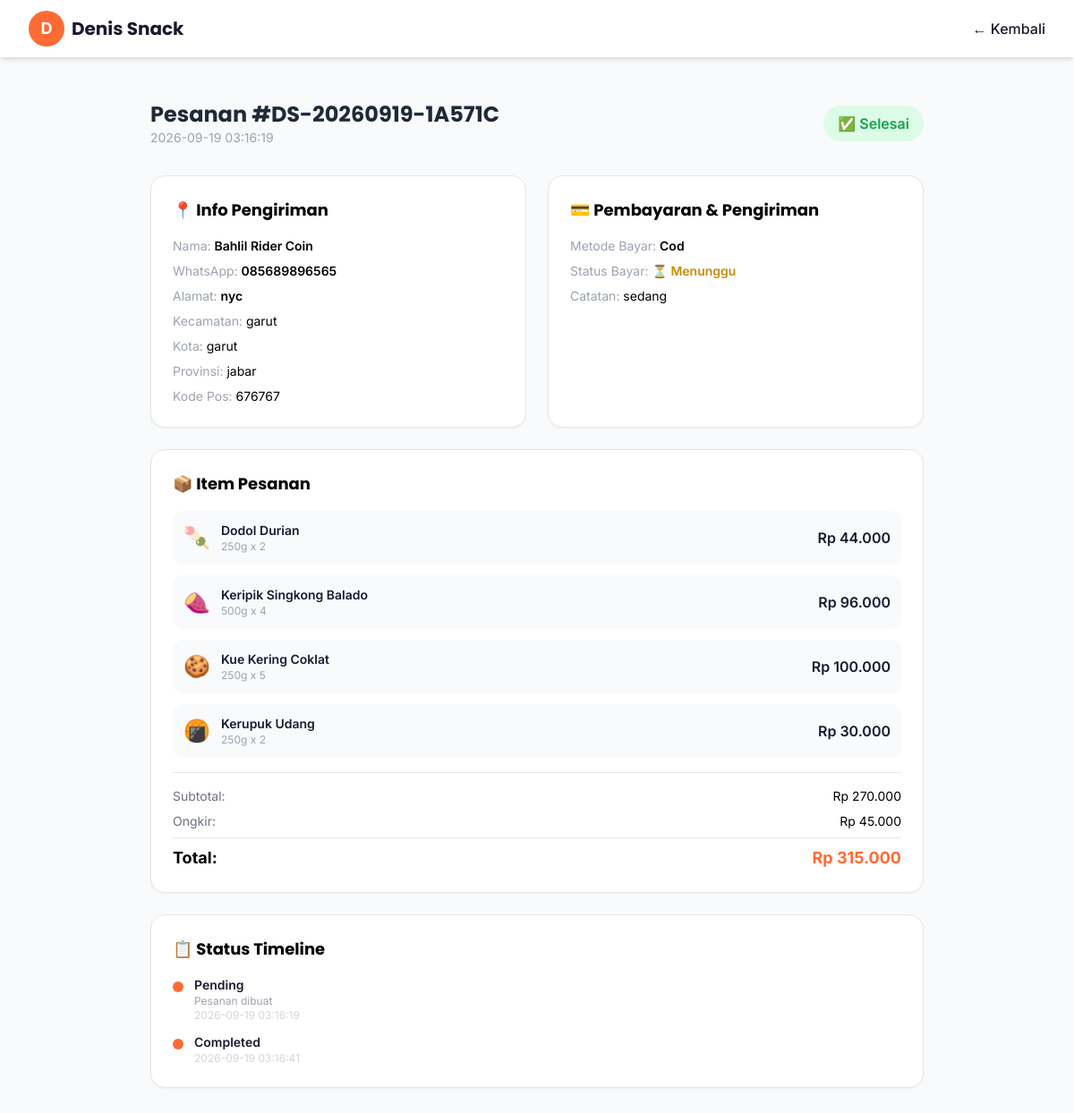
The page /my-orders/5 (signed in) on the database its author committed.
### tables this page shows
CREATE TABLE orders (
        id INTEGER PRIMARY KEY AUTOINCREMENT,
        invoice_no TEXT,
        customer_id INTEGER,
        customer_name TEXT NOT NULL,
        phone TEXT NOT NULL,
        address TEXT,
        district TEXT,
        city TEXT,
        province TEXT,
        postal_code TEXT,
        items TEXT NOT NULL,
        subtotal INTEGER NOT NULL DEFAULT 0,
        shipping_cost INTEGER DEFAULT 0,
        discount INTEGER DEFAULT 0,
        total INTEGER NOT NULL,
        notes TEXT,
        status TEXT DEFAULT 'pending',
        payment_method TEXT,
        payment_status TEXT DEFAULT 'unpaid',
        payment_proof TEXT,
        payment_date TIMESTAMP,
        courier TEXT,
        tracking_number TEXT,
        shipping_status TEXT DEFAULT 'pending',
        shipped_at TIMESTAMP,
        delivered_at TIMESTAMP,
        created_at TIMESTAMP DEFAULT CURRENT_TIMESTAMP,
        updated_at TIMESTAMP DEFAULT CURRENT_TIMESTAMP,
        FOREIGN KEY (customer_id) REFERENCES customers(id) ON DELETE SET NULL
    );

CREATE TABLE order_status_logs (
        id INTEGER PRIMARY KEY AUTOINCREMENT,
        order_id INTEGER NOT NULL,
        old_status TEXT,
        new_status TEXT NOT NULL,
        note TEXT,
        created_at TIMESTAMP DEFAULT CURRENT_TIMESTAMP,
        FOREIGN KEY (order_id) REFERENCES orders(id) ON DELETE CASCADE
    );

### app.py (the view)
@app.route('/my-orders/<int:order_id>')
def customer_order_detail(order_id):
    if not session.get('customer_id'):
        return redirect(url_for('customer_login'))
    conn = get_db()
    order = conn.execute("SELECT * FROM orders WHERE id=? AND customer_id=?", (order_id, session['customer_id'])).fetchone()
    if not order:
        conn.close()
        return redirect(url_for('customer_profile'))
    logs = conn.execute("SELECT * FROM order_status_logs WHERE order_id=? ORDER BY created_at", (order_id,)).fetchall()
    settings = get_settings()
    conn.close()
    return render_template('customer_order_detail.html', order=order, logs=logs, settings=settings)

### app.py (called while the page is built, shortened)
@app.template_filter('fromjson')
def fromjson_filter(s):
    try: return json.loads(s)
    except: return []

def get_db():
    conn = sqlite3.connect(DB_PATH, timeout=10)
    conn.row_factory = sqlite3.Row
    conn.execute("PRAGMA foreign_keys = ON")
    conn.execute("PRAGMA busy_timeout = 5000")
    return conn

def get_settings():
    now = time.time()
    if _settings_cache['data'] is not None and now - _settings_cache['ts'] < 2:
        return _settings_cache['data']

def _norm_color(value, default):
    v = str(value or '').strip()
    if len(v) == 7 and v[0] == '#' and all(c in COLOR_VALID for c in v[1:]):
        return v
    if len(v) == 6 and all(c in COLOR_VALID for c in v):
        return '#' + v
    return default

def get_theme():
    s = get_settings()
    theme = {}
    for k, v in THEME_DEFAULTS.items():
        theme[k] = s.get('theme_' + k, v)
    for c in ('primary', 'secondary', 'accent', 'dark', 'light', 'success', 'info'):
        theme[c] = _norm_color(theme[c], THEME_DEFAULTS[c])
    if theme['font_scale'] not in ('small', 'normal', 'large'):
        theme['font_scale'] = 'normal'
    theme['product_cols'] = theme['product_cols'] if theme['product_cols'] in ('2', '3', '4') else '4'
    theme['body_class'] = 'theme-btn-{} theme-card-{} theme-font-{}'.format(
        theme['button_style'], theme['card_style'], theme['font_scale'])
    theme['body_class'] += ' theme-anim-off' if theme.get('animation') != '1' else ''
    return theme

@app.context_processor
def inject_globals():
    return {'theme': get_theme(), 'settings': get_settings()}

### templates/customer_order_detail.html (shortened to what this page needs)
<!DOCTYPE html>
<html lang="id">
<head>
    <script src="https://cdn.tailwindcss.com"></script>
</head>
<body class="bg-gray-50 min-h-screen {{ theme.body_class }}">
    <nav class="bg-white shadow-md sticky top-0 z-50">
        <div class="max-w-7xl mx-auto px-4 sm:px-6 lg:px-8">
            <div class="flex justify-between items-center h-16">
                <a href="/" class="flex items-center gap-2"><div class="w-10 h-10 bg-primary rounded-full flex items-center justify-center overflow-hidden">{% if theme.logo_type == 'image' and theme.logo_image %}<img src="/uploads/{{ theme.logo_image }}" alt="logo" class="w-full h-full object-cover">{% else %}<span class="text-white font-bold text-lg">{{ theme.logo_text or 'D' }}</span>{% endif %}</div><span class="font-display font-bold text-xl text-dark">{{ settings.get('shop_name', 'Denis Snack') }}</span></a>
                <div class="flex items-center gap-4"><a href="/profile" class="text-dark hover:text-primary font-medium">← Kembali</a></div>
            </div>
        </div>
    </nav>
    <main class="max-w-4xl mx-auto px-4 py-12">
        <div class="flex flex-col sm:flex-row justify-between items-start sm:items-center gap-4 mb-8">
            <div>
                <h1 class="font-display text-2xl font-bold text-gray-800">Pesanan #{{ order.invoice_no or order.id }}</h1>
                <p class="text-gray-400 text-sm">{{ order.created_at }}</p>
            </div>
            <div class="flex gap-2">
                {% if order.status == 'pending' %}<span class="bg-yellow-100 text-yellow-600 px-4 py-2 rounded-full font-semibold">⏳ Menunggu Pembayaran</span>
                {% elif order.status == 'paid' %}<span class="bg-blue-100 text-blue-600 px-4 py-2 rounded-full font-semibold">💳 Dibayar</span>
                {% elif order.status == 'processing' %}<span class="bg-indigo-100 text-indigo-600 px-4 py-2 rounded-full font-semibold">📦 Sedang Diproses</span>
                {% elif order.status == 'shipped' %}<span class="bg-purple-100 text-purple-600 px-4 py-2 rounded-full font-semibold">🚚 Dalam Pengiriman</span>
                {% elif order.status == 'completed' %}<span class="bg-green-100 text-green-600 px-4 py-2 rounded-full font-semibold">✅ Selesai</span>
                {% elif order.status == 'cancelled' %}<span class="bg-red-100 text-red-600 px-4 py-2 rounded-full font-semibold">❌ Dibatalkan</span>
                {% endif %}
            </div>
        </div>
        <div class="grid md:grid-cols-2 gap-6 mb-6">
            <div class="bg-white rounded-2xl shadow-sm border p-6">
                <h2 class="font-display font-bold text-lg mb-4">📍 Info Pengiriman</h2>
                <div class="space-y-2 text-sm">
                    <p><span class="text-gray-400">Nama:</span> <span class="font-semibold">{{ order.customer_name }}</span></p>
                    <p><span class="text-gray-400">WhatsApp:</span> <span class="font-semibold">{{ order.phone }}</span></p>
                    <p><span class="text-gray-400">Alamat:</span> <span class="font-semibold">{{ order.address or '-' }}</span></p>
                    {% if order.district %}<p><span class="text-gray-400">Kecamatan:</span> {{ order.district }}</p>{% endif %}
                    {% if order.city %}<p><span class="text-gray-400">Kota:</span> {{ order.city }}</p>{% endif %}
                    {% if order.province %}<p><span class="text-gray-400">Provinsi:</span> {{ order.province }}</p>{% endif %}
                    {% if order.postal_code %}<p><span class="text-gray-400">Kode Pos:</span> {{ order.postal_code }}</p>{% endif %}
                </div>
            </div>
            <div class="bg-white rounded-2xl shadow-sm border p-6">
                <h2 class="font-display font-bold text-lg mb-4">💳 Pembayaran & Pengiriman</h2>
                <div class="space-y-2 text-sm">
                    <p><span class="text-gray-400">Metode Bayar:</span> <span class="font-semibold capitalize">{{ order.payment_method or '-' }}</span></p>
                    <p><span class="text-gray-400">Status Bayar:</span>
                        {% if order.payment_status == 'paid' %}<span class="text-green-600 font-semibold">✅ Dibayar</span>
                        {% elif order.payment_status == 'rejected' %}<span class="text-red-600 font-semibold">❌ Ditolak</span>
                        {% else %}<span class="text-yellow-600 font-semibold">⏳ Menunggu</span>{% endif %}
                    </p>
                    {% if order.notes %}<p><span class="text-gray-400">Catatan:</span> {{ order.notes }}</p>{% endif %}
                </div>
            </div>
        </div>
        <div class="bg-white rounded-2xl shadow-sm border p-6 mb-6">
            <h2 class="font-display font-bold text-lg mb-4">📦 Item Pesanan</h2>
            <div class="space-y-3">
                {% for item in order.items|fromjson %}
                <div class="flex items-center justify-between bg-gray-50 rounded-xl p-3">
                    <div class="flex items-center gap-3">
                        <span class="text-2xl">{{ item.emoji }}</span>
                        <div>
                            <p class="font-semibold text-dark text-sm">{{ item.name }}</p>
                            <p class="text-xs text-gray-400">{{ item.weight_label }} x {{ item.qty }}</p>
                        </div>
                    </div>
                    <p class="font-semibold text-dark">Rp {{ "{:,.0f}".format(item.price * item.qty).replace(",", ".") }}</p>
                </div>
                {% endfor %}
            </div>
            <div class="border-t mt-4 pt-4 space-y-2">
                <div class="flex justify-between text-sm"><span class="text-gray-500">Subtotal:</span><span>Rp {{ "{:,.0f}".format(order.subtotal).replace(",", ".") }}</span></div>
                <div class="flex justify-between text-sm"><span class="text-gray-500">Ongkir:</span><span>Rp {{ "{:,.0f}".format(order.shipping_cost).replace(",", ".") }}</span></div>
                <div class="flex justify-between font-bold text-lg border-t pt-2"><span>Total:</span><span class="text-primary">Rp {{ "{:,.0f}".format(order.total).replace(",", ".") }}</span></div>
            </div>
        </div>
        {% if logs %}
        <div class="bg-white rounded-2xl shadow-sm border p-6">
            <h2 class="font-display font-bold text-lg mb-4">📋 Status Timeline</h2>
            <div class="space-y-3">
                {% for l in logs %}
                <div class="flex gap-3">
                    <div class="w-3 h-3 bg-primary rounded-full mt-1.5 flex-shrink-0"></div>
                    <div>
                        <p class="font-semibold text-dark text-sm capitalize">{{ l.new_status }}</p>
                        {% if l.note %}<p class="text-gray-400 text-xs">{{ l.note }}</p>{% endif %}
                        <p class="text-gray-300 text-xs">{{ l.created_at }}</p>
                    </div>
                </div>
                {% endfor %}
            </div>
        </div>
        {% endif %}
    </main>
</body>
</html>

### rows shown on the page
orders: invoice_no "DS-20260919-1A571C", created_at "2026-09-19 03:16:19", customer_name "Bahlil Rider Coin", phone "085689896565", address "nyc", district "garut", city "garut", province "jabar", postal_code "676767", payment_method "Cod", notes "sedang", subtotal "270.000", shipping_cost "45.000", total "315.000"
order_status_logs: new_status "Pending", note "Pesanan dibuat", created_at "2026-09-19 03:16:19"
order_status_logs: new_status "Completed", created_at "2026-09-19 03:16:41"

### other values the page prints
{{ theme.logo_text or 'D' }} "D"
{{ settings.get('shop_name', 'Denis Snack') }} "Denis Snack"
{{ item.emoji }} "🍡" "🍠" "🍪" "🍘"
{{ item.name }} "Dodol Durian" "Keripik Singkong Balado" "Kue Kering Coklat" "Kerupuk Udang"
{{ item.weight_label }} "250g" "500g" "250g" "250g"
{{ item.qty }} "2" "4" "5" "2"
{{ "{:,.0f}".format(item.price * item.qty).replace(",", ".") }} "44.000" "96.000" "100.000" "30.000"
